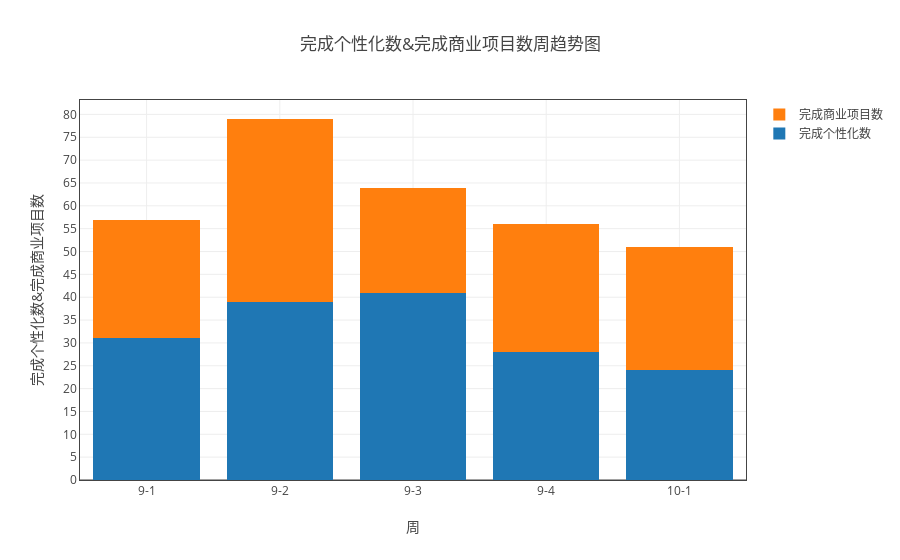
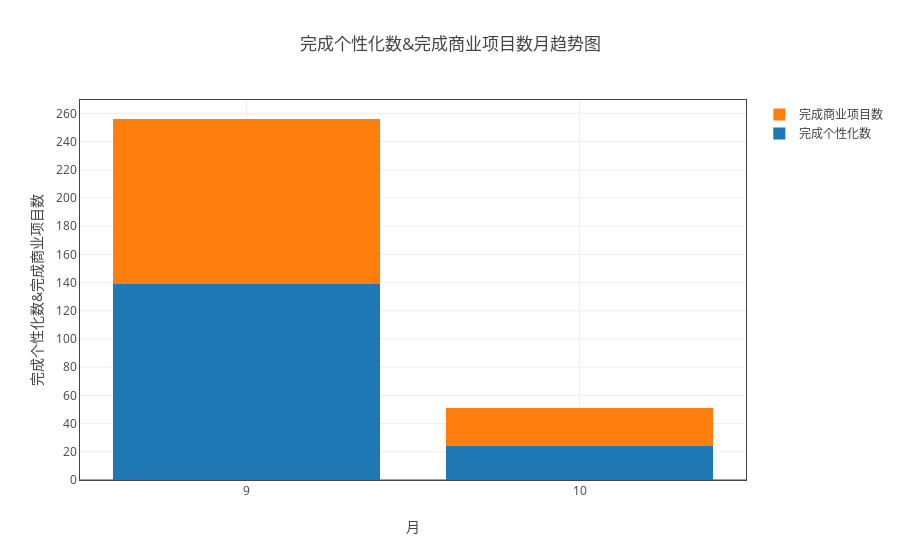

Write notebook code for charts like these, in order.
### Markdown cell above
### 分析组完成项目数

### Code cell
ss = myModule.format(all_df1 ,"日期（格式“月-周次”）" ,['完成商业项目数','完成个性化数'])
myModule.myPlot(myModule.sort_by_index(ss.groupby('sum'))).plot('stack_bar')
ss = myModule.format(all_df1 ,"month" ,['完成商业项目数','完成个性化数'])
myModule.myPlot(ss.groupby('sum')).plot('stack_bar',"月")

### Figure 1 — Plotly figure (JSON) as saved in the notebook; plotly's stock layout.template omitted (floating-point values rounded to 4 significant figures)
{"data": [{"name": "完成个性化数", "type": "bar", "uid": "d2202a77-d1b9-11e8-8ddb-a41f72875c19", "x": ["9-1", "9-2", "9-3", "9-4", "10-1"], "y": [31, 39, 41, 28, 24]}, {"name": "完成商业项目数", "type": "bar", "uid": "d2202a78-d1b9-11e8-8ddb-a41f72875c19", "x": ["9-1", "9-2", "9-3", "9-4", "10-1"], "y": [26, 40, 23, 28, 27]}], "layout": {"barmode": "stack", "title": "完成个性化数&完成商业项目数周趋势图", "xaxis": {"mirror": "all", "nticks": 20, "showgrid": true, "showline": true, "title": "周", "type": "category", "zeroline": true}, "yaxis": {"mirror": "all", "nticks": 20, "showgrid": true, "showline": true, "title": "完成个性化数&完成商业项目数", "zeroline": true}}}

### Figure 2 — Plotly figure (JSON) as saved in the notebook; plotly's stock layout.template omitted (floating-point values rounded to 4 significant figures)
{"data": [{"name": "完成个性化数", "type": "bar", "uid": "d2202a79-d1b9-11e8-8ddb-a41f72875c19", "x": [9, 10], "y": [139, 24]}, {"name": "完成商业项目数", "type": "bar", "uid": "d2202a7a-d1b9-11e8-8ddb-a41f72875c19", "x": [9, 10], "y": [117, 27]}], "layout": {"barmode": "stack", "title": "完成个性化数&完成商业项目数月趋势图", "xaxis": {"mirror": "all", "nticks": 20, "showgrid": true, "showline": true, "title": "月", "type": "category", "zeroline": true}, "yaxis": {"mirror": "all", "nticks": 20, "showgrid": true, "showline": true, "title": "完成个性化数&完成商业项目数", "zeroline": true}}}
